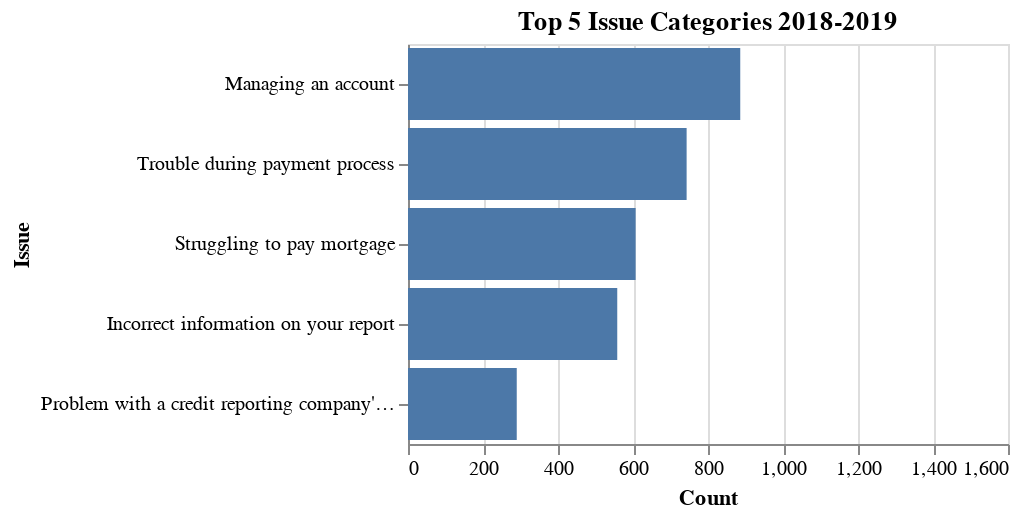

The code cell stored with this chart in its notebook:
### Code cell
#Code to make Wells Fargo Chart

wellsfargo_df = df_date[df_date['Company'].values  == 'WELLS FARGO & COMPANY']
wellsfargo_issues_df = wellsfargo_df.groupby('Issue')['Issue'].count().reset_index(name='count') \
    .sort_values(['count'], ascending=False)

#create a dataframe that only has data for complaints with public customer complaint narrative
wellsfargo_narrative_only_df = wellsfargo_df.dropna(subset=['Consumer complaint narrative'])

wellsfargo_narrative_only_issues_df = wellsfargo_narrative_only_df.groupby('Issue')['Issue'].count().reset_index(name='Count') \
    .sort_values(['Count'], ascending=False)

wellsfargo_bars = alt.Chart(wellsfargo_narrative_only_issues_df.head(5)).mark_bar().encode(
    x=alt.X('Count:Q', scale=alt.Scale(domain=[0, 1600])),
    y=alt.Y('Issue:N', sort='-x')
).properties(width=300, height =200, title='Top 5 Issue Categories 2018-2019').configure_legend(
    labelLimit= 600, titleFontSize = 18, labelFontSize=15)

wellsfargo_bars

# print(wellsfargo_issues_df)

# print(wellsfargo_narrative_only_issues_df)

### Figure 1 — Vega-Lite specification as saved in the notebook (floating-point values rounded to 4 significant figures)
{"config": {"view": {"continuousWidth": 400, "continuousHeight": 300}, "legend": {"labelFontSize": 15, "labelLimit": 600, "titleFontSize": 18}}, "data": {"name": "data-8ec82d35b389e61f80f7dac817636404"}, "mark": "bar", "encoding": {"x": {"field": "Count", "scale": {"domain": [0, 1600]}, "type": "quantitative"}, "y": {"field": "Issue", "sort": "-x", "type": "nominal"}}, "height": 200, "title": "Top 5 Issue Categories 2018-2019", "width": 300, "$schema": "https://vega.github.io/schema/vega-lite/v4.17.0.json", "datasets": {"data-8ec82d35b389e61f80f7dac817636404": [{"Issue": "Managing an account", "Count": 886}, {"Issue": "Trouble during payment process", "Count": 743}, {"Issue": "Struggling to pay mortgage", "Count": 607}, {"Issue": "Incorrect information on your report", "Count": 558}, {"Issue": "Problem with a credit reporting company's investigation into an existing problem", "Count": 290}]}}
